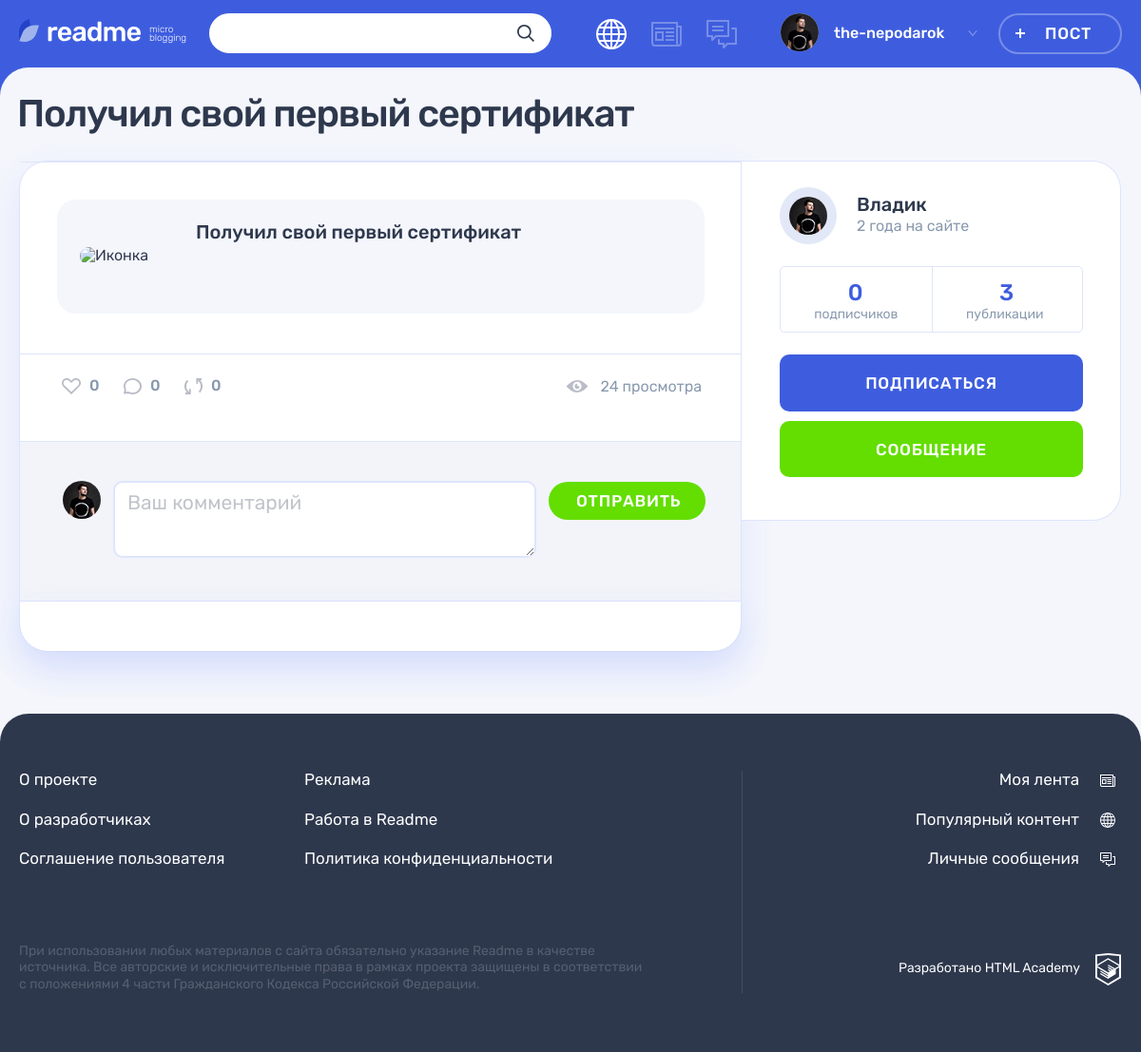
The page /post.php?post_id=7 on the database its author committed.
### tables this page shows
CREATE TABLE post
(
  id                INT AUTO_INCREMENT PRIMARY KEY,
  create_dt         DATETIME DEFAULT CURRENT_TIMESTAMP,
  post_header       VARCHAR(128) COMMENT 'заголовок поста',
  text_content      TEXT,
  quote_origin      VARCHAR(128) COMMENT 'автор/источник цитаты',
  photo_content     VARCHAR(255),
  video_content     VARCHAR(255) COMMENT 'ссылка на видео на YouTube',
  link_text_content VARCHAR(255) COMMENT 'ссылка на сторонний ресурс',
  view_count        INT      DEFAULT 0 COMMENT 'кол-во просмотров',
  user_id           INT,
  is_repost         TINYINT  DEFAULT 0 COMMENT 'является ли репостом',
  origin_post_id    INT COMMENT 'ссылка на оригинальный пост при репосте',
  content_type_id   TINYINT,
  FOREIGN KEY (user_id) REFERENCES user (id),
  FOREIGN KEY (content_type_id) REFERENCES content_type (id),
  INDEX (user_id) COMMENT 'индекс для поиска по пользователям',
  INDEX (content_type_id) COMMENT 'индекс для поиска по типу',
  INDEX (view_count) COMMENT 'индекс для поиска по просмотрам',
  INDEX (is_repost) COMMENT 'индекс для поиска по репостам'
) COMMENT 'таблица постов';

CREATE TABLE user
(
  id            INT AUTO_INCREMENT PRIMARY KEY,
  user_reg_dt   DATETIME DEFAULT CURRENT_TIMESTAMP,
  user_email    VARCHAR(128) NOT NULL UNIQUE,
  user_name     VARCHAR(64)  NOT NULL COMMENT 'имя пользователя',
  user_password CHAR(255)    NOT NULL,
  user_avatar   VARCHAR(255)
) COMMENT 'таблица зарегистрированных пользователей';

### helpers.php (called while the page is built, shortened)
<?php
function get_noun_plural_form(int $number, string $one, string $two, string $many): string
{
    $number = (int)$number;
    $mod10 = $number % 10;
    $mod100 = $number % 100;
    switch (true) {
        case ($mod10 >= 2 && $mod10 <= 4):
            return $two;
    }
}
function include_template($name, array $data = [])
{
    $name = 'templates/' . $name;
    extract($data);
    require $name;
    $result = ob_get_clean();
    return $result;
}

### utils.php (called while the page is built, shortened)
<?php
function format_date($date)
{
    $post_date = date_create($date);
    $current_date = date_create('now');
    $diff = date_diff($current_date, $post_date);
    $result = '';
    if ($diff->invert === 0) {
        $result = 'Дата ещё не наступила!';
    } else {
        $minutes_in_hour = 60;
        $hours_in_day = 24;
        $minutes = $diff->i;
        $hours = $diff->h;
        $days = $diff->days;
        if ($days === 0) {
            if ($minutes >= $minutes_in_hour / 2) {
                $hours++;
            }
            $result = $hours ?
                $hours . ' час' . get_noun_plural_form($hours, '', 'а', 'ов')
                :
                $minutes . ' минут' . get_noun_plural_form($minutes, 'у', 'ы', '');
        } else {
            $days_in_week = 7;
            $days_in_month = 30;
            $days_in_year = 365;
            $five_weeks = 35;
            $years = $diff->y;
            if ($hours >= $hours_in_day / 2) {
                $days++;
            }
            if ($days < $days_in_week) {
                $result = $days . ' ' . get_noun_plural_form($days, 'день', 'дня', 'дней');
            } elseif ($days < $five_weeks) {
                $weeks = round($days / $days_in_week);
                $result = $weeks . ' недел' . get_noun_plural_form($weeks, 'ю', 'и', 'ь');
            } elseif ($days < $days_in_year) {
                $months = round($days / $days_in_month);
                $result = $months . ' месяц' . get_noun_plural_form($months, '', 'а', 'ев');
            } elseif ($years) {
                $years = ($days >= $days_in_year / 2) ? $years++ : $years;
                $result = $years . ' ' . get_noun_plural_form($years, 'год', 'года', 'лет');
            }
        }
    }
    return $result;
}
function get_data_from_db(mysqli $src_db, string $query, string $mode = 'all')
{
    $result = mysqli_query($src_db, $query);
    switch ($mode) {
        case 'all':
            $data = mysqli_fetch_all($result, MYSQLI_ASSOC);
            break;
        case 'row':
            $data = mysqli_fetch_assoc($result);
            break;
        case 'col':
            $data = mysqli_fetch_all($result);
            $data = array_column($data, 0);
            break;
        case 'one':
            $data = mysqli_fetch_row($result)[0];
            break;
    }
    return $data;
}
function trim_link(string $link_text): string
{
    $scheme = parse_url($link_text, PHP_URL_SCHEME);
    if ($scheme) {
        $link_text = 'https' . str_replace($scheme, '', $link_text);
    } else {
        $link_text = 'https://' . $link_text;
    }
    return $link_text;
}

### templates/post_template.php (the view, shortened to what this page needs)
<main class="page__main page__main--publication">
  <div class="container">
    <h1 class="page__title page__title--publication"><?= $post['post_header']; ?></h1>
    <section class="post-details">
      <div class="post-details__wrapper post-<?= $post['type_val']; ?>">
        <div class="post-details__main-block post post--details">
          <?=$post_type_template; ?>
          <div class="post__indicators">
            <div class="post__buttons">
              <a class="post__indicator post__indicator--likes button" href="#" title="Лайк">
                <svg class="post__indicator-icon" width="20" height="17">
                  <use xlink:href="#icon-heart"></use>
                </svg>
                <span><?= $count_arr['like_count']; ?></span>
              </a>
              <a class="post__indicator post__indicator--comments button" href="#" title="Комментарии">
                <svg class="post__indicator-icon" width="19" height="17">
                  <use xlink:href="#icon-comment"></use>
                </svg>
                <span><?= $count_arr['comment_count']; ?></span>
              </a>
              <a class="post__indicator post__indicator--repost button" href="#" title="Репост">
                <svg class="post__indicator-icon" width="19" height="17">
                  <use xlink:href="#icon-repost"></use>
                </svg>
                <span><?= $count_arr['repost_count']; ?></span>
              </a>
            </div>
            <?php $vc = $post['view_count'];  ?>
            <span class="post__view"><?= $vc . ' просмотр' . get_noun_plural_form($vc, '', 'а', 'ов'); ?></span>
          </div>
          <div class="comments">
            <form class="comments__form form" action="#" method="post">
              <div class="comments__my-avatar">
                <?php if ($post['user_avatar']): ?>
                <img class="comments__picture" src="img/<?= $post['user_avatar']; ?>" alt="Аватар пользователя">
                <?php endif; ?>
              </div>
              <div class="form__input-section _form__input-section--error">
                <textarea class="comments__textarea form__textarea form__input" placeholder="Ваш комментарий"></textarea>
              </div>
              <button class="comments__submit button button--green" type="submit">Отправить</button>
            </form>
            <div class="comments__list-wrapper">
            </div>
          </div>
        </div>
        <div class="post-details__user user">
          <div class="post-details__user-info user__info">
            <div class="post-details__avatar user__avatar">
              <a class="post-details__avatar-link user__avatar-link" href="#">
                <?php if ($post['user_avatar']): ?>
                <img class="post-details__picture user__picture" src="img/<?= $post['user_avatar']; ?>" alt="Аватар пользователя">
                <?php endif; ?>
              </a>
            </div>
            <div class="post-details__name-wrapper user__name-wrapper">
              <a class="post-details__name user__name" href="#">
                <span><?= $post['user_name']; ?></span>
              </a>
              <time class="post-details__time user__time" datetime="<?= $post['reg_date']; ?>"><?= format_date($post['reg_date']); ?> на сайте</time>
            </div>
          </div>
          <div class="post-details__rating user__rating">
            <p class="post-details__rating-item user__rating-item user__rating-item--subscribers">
              <span class="post-details__rating-amount user__rating-amount"><?= $count_arr['follower_count']; ?></span>
              <span class="post-details__rating-text user__rating-text">подписчик<?= $count_arr['follower_count'] ? get_noun_plural_form($count_arr['follower_count'], '', 'а', 'ов') : 'ов'; ?></span>
            </p>
            <p class="post-details__rating-item user__rating-item user__rating-item--publications">
              <span class="post-details__rating-amount user__rating-amount"><?= $count_arr['post_count']; ?></span>
              <span class="post-details__rating-text user__rating-text">публикаци<?= get_noun_plural_form($count_arr['post_count'], 'я', 'и', 'й'); ?></span>
            </p>
          </div>
          <div class="post-details__user-buttons user__buttons">
            <button class="user__button user__button--subscription button button--main" type="button">Подписаться</button>
            <a class="user__button user__button--writing button button--green" href="#">Сообщение</a>
          </div>
        </div>
      </div>
    </section>
  </div>
</main>

### templates/post-link_template.php
<div class="post__main">
    <div class="post-link__wrapper">
        <a class="post-link__external" href="<?= $post['link_text_content']; ?>" target="_blank" title="Перейти по ссылке">
            <div class="post-link__info-wrapper">
                <div class="post-link__icon-wrapper">
                    <img src="https://www.google.com/s2/favicons?domain=<?= parse_url($post['link_text_content'], PHP_URL_HOST); ?>" alt="Иконка">
                </div>
                <div class="post-link__info">
                    <h3><?= $post['post_header']; ?></h3>
                </div>
            </div>
        </a>
    </div>
</div>

### rows shown on the page
post: post_header "Получил свой первый сертификат", view_count "24", view_count "а", user.user_avatar (picture), user.user_name "Владик", user.user_reg_dt "2 года"

### other values the page prints
$user_name "the-nepodarok"
$count_arr['like_count'] "0"
$count_arr['comment_count'] "0"
$count_arr['repost_count'] "0"
$count_arr['follower_count'] "0"
$count_arr['post_count'] "3"
get_noun_plural_form($count_arr['post_count'], 'я', 'и', 'й') "и"
